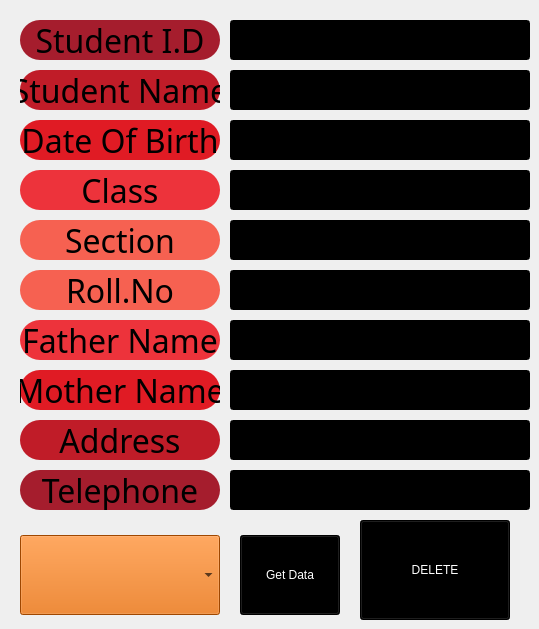
      <widget class="QWidget" name="tab_23">
       <attribute name="title">
        <string>Delete.D.</string>
       </attribute>
       <widget class="QLabel" name="rclassd">
        <property name="geometry">
         <rect>
          <x>20</x>
          <y>170</y>
          <width>200</width>
          <height>40</height>
         </rect>
        </property>
        <property name="font">
         <font>
          <family>Ubuntu Condensed</family>
          <pointsize>24</pointsize>
          <weight>9</weight>
          <italic>false</italic>
          <bold>false</bold>
         </font>
        </property>
        <property name="styleSheet">
         <string notr="true">font: 75 24pt &quot;Ubuntu Condensed&quot;;
color: rgb(0, 0, 0);
border-radius:20px;
background-color: rgb(237, 51, 59);
selection-color: rgb(255, 255, 255);</string>
        </property>
        <property name="text">
         <string>Class</string>
        </property>
        <property name="alignment">
         <set>Qt::AlignCenter</set>
        </property>
       </widget>
       <widget class="QLabel" name="rstudentidd">
        <property name="geometry">
         <rect>
          <x>20</x>
          <y>20</y>
          <width>200</width>
          <height>40</height>
         </rect>
        </property>
        <property name="font">
         <font>
          <family>Ubuntu Condensed</family>
          <pointsize>24</pointsize>
          <weight>9</weight>
          <italic>false</italic>
          <bold>false</bold>
         </font>
        </property>
        <property name="styleSheet">
         <string notr="true">font: 75 24pt &quot;Ubuntu Condensed&quot;;
color: rgb(0, 0, 0);
border-radius:20px;
background-color: rgb(165, 29, 45);
selection-color: rgb(255, 255, 255);</string>
        </property>
        <property name="text">
         <string>Student I.D</string>
        </property>
        <property name="alignment">
         <set>Qt::AlignCenter</set>
        </property>
       </widget>
       <widget class="QLabel" name="rtelephoned">
        <property name="geometry">
         <rect>
          <x>20</x>
          <y>470</y>
          <width>200</width>
          <height>40</height>
         </rect>
        </property>
        <property name="font">
         <font>
          <family>Ubuntu Condensed</family>
          <pointsize>24</pointsize>
          <weight>9</weight>
          <italic>false</italic>
          <bold>false</bold>
         </font>
        </property>
        <property name="styleSheet">
         <string notr="true">font: 75 24pt &quot;Ubuntu Condensed&quot;;
color: rgb(0, 0, 0);
border-radius:20px;
background-color: rgb(165, 29, 45);
selection-color: rgb(255, 255, 255);</string>
        </property>
        <property name="text">
         <string>Telephone</string>
        </property>
        <property name="alignment">
         <set>Qt::AlignCenter</set>
        </property>
       </widget>
       <widget class="QLineEdit" name="father_name_zdaj">
        <property name="geometry">
         <rect>
          <x>230</x>
          <y>320</y>
          <width>300</width>
          <height>40</height>
         </rect>
        </property>
        <property name="styleSheet">
         <string notr="true">color: rgb(255, 255, 255);
background-color: rgb(0, 0, 0);
font: 75 20pt &quot;Ubuntu Condensed&quot;;</string>
        </property>
        <property name="text">
         <string/>
        </property>
        <property name="alignment">
         <set>Qt::AlignCenter</set>
        </property>
       </widget>
       <widget class="QLabel" name="rdateofbirthd">
        <property name="geometry">
         <rect>
          <x>20</x>
          <y>120</y>
          <width>200</width>
          <height>40</height>
         </rect>
        </property>
        <property name="font">
         <font>
          <family>Ubuntu Condensed</family>
          <pointsize>24</pointsize>
          <weight>9</weight>
          <italic>false</italic>
          <bold>false</bold>
         </font>
        </property>
        <property name="styleSheet">
         <string notr="true">font: 75 24pt &quot;Ubuntu Condensed&quot;;
color: rgb(0, 0, 0);
border-radius:20px;
background-color: rgb(224, 27, 36);
selection-color: rgb(255, 255, 255);</string>
        </property>
        <property name="text">
         <string>Date Of Birth</string>
        </property>
        <property name="alignment">
         <set>Qt::AlignCenter</set>
        </property>
       </widget>
       <widget class="QLabel" name="rmothernamed">
        <property name="geometry">
         <rect>
          <x>20</x>
          <y>370</y>
          <width>200</width>
          <height>40</height>
         </rect>
        </property>
        <property name="font">
         <font>
          <family>Ubuntu Condensed</family>
          <pointsize>24</pointsize>
          <weight>9</weight>
          <italic>false</italic>
          <bold>false</bold>
         </font>
        </property>
        <property name="styleSheet">
         <string notr="true">font: 75 24pt &quot;Ubuntu Condensed&quot;;
color: rgb(0, 0, 0);
border-radius:20px;
background-color: rgb(224, 27, 36);
selection-color: rgb(255, 255, 255);</string>
        </property>
        <property name="text">
         <string>Mother Name</string>
        </property>
        <property name="alignment">
         <set>Qt::AlignCenter</set>
        </property>
       </widget>
       <widget class="QLabel" name="rfathernamed">
        <property name="geometry">
         <rect>
          <x>20</x>
          <y>320</y>
          <width>200</width>
          <height>40</height>
         </rect>
        </property>
        <property name="font">
         <font>
          <family>Ubuntu Condensed</family>
          <pointsize>24</pointsize>
          <weight>9</weight>
          <italic>false</italic>
          <bold>false</bold>
         </font>
        </property>
        <property name="styleSheet">
         <string notr="true">font: 75 24pt &quot;Ubuntu Condensed&quot;;
color: rgb(0, 0, 0);
border-radius:20px;
background-color: rgb(237, 51, 59);
selection-color: rgb(255, 255, 255);</string>
        </property>
        <property name="text">
         <string>Father Name</string>
        </property>
        <property name="alignment">
         <set>Qt::AlignCenter</set>
        </property>
       </widget>
       <widget class="QLineEdit" name="date_of_birth_zdaj">
        <property name="geometry">
         <rect>
          <x>230</x>
          <y>120</y>
          <width>300</width>
          <height>40</height>
         </rect>
        </property>
        <property name="styleSheet">
         <string notr="true">color: rgb(255, 255, 255);
background-color: rgb(0, 0, 0);
font: 75 20pt &quot;Ubuntu Condensed&quot;;</string>
        </property>
        <property name="text">
         <string/>
        </property>
        <property name="alignment">
         <set>Qt::AlignCenter</set>
        </property>
       </widget>
       <widget class="QLineEdit" name="mother_name_zdaj">
        <property name="geometry">
         <rect>
          <x>230</x>
          <y>370</y>
          <width>300</width>
          <height>40</height>
         </rect>
        </property>
        <property name="styleSheet">
         <string notr="true">color: rgb(255, 255, 255);
background-color: rgb(0, 0, 0);
font: 75 20pt &quot;Ubuntu Condensed&quot;;</string>
        </property>
        <property name="text">
         <string/>
        </property>
        <property name="alignment">
         <set>Qt::AlignCenter</set>
        </property>
       </widget>
       <widget class="QLabel" name="rstudentnamed">
        <property name="geometry">
         <rect>
          <x>20</x>
          <y>70</y>
          <width>200</width>
          <height>40</height>
         </rect>
        </property>
        <property name="font">
         <font>
          <family>Ubuntu Condensed</family>
          <pointsize>24</pointsize>
          <weight>9</weight>
          <italic>false</italic>
          <bold>false</bold>
         </font>
        </property>
        <property name="styleSheet">
         <string notr="true">font: 75 24pt &quot;Ubuntu Condensed&quot;;
color: rgb(0, 0, 0);
border-radius:20px;
background-color: rgb(192, 28, 40);
selection-color: rgb(255, 255, 255);</string>
        </property>
        <property name="text">
         <string>Student Name</string>
        </property>
        <property name="alignment">
         <set>Qt::AlignCenter</set>
        </property>
       </widget>
       <widget class="QLabel" name="rsectiond">
        <property name="geometry">
         <rect>
          <x>20</x>
          <y>220</y>
          <width>200</width>
          <height>40</height>
         </rect>
        </property>
        <property name="font">
         <font>
          <family>Ubuntu Condensed</family>
          <pointsize>24</pointsize>
          <weight>9</weight>
          <italic>false</italic>
          <bold>false</bold>
         </font>
        </property>
        <property name="styleSheet">
         <string notr="true">font: 75 24pt &quot;Ubuntu Condensed&quot;;
color: rgb(0, 0, 0);
border-radius:20px;
background-color: rgb(246, 97, 81);
selection-color: rgb(255, 255, 255);</string>
        </property>
        <property name="text">
         <string>Section</string>
        </property>
        <property name="alignment">
         <set>Qt::AlignCenter</set>
        </property>
       </widget>
       <widget class="QLineEdit" name="class_zdaj">
        <property name="geometry">
         <rect>
          <x>230</x>
          <y>170</y>
          <width>300</width>
          <height>40</height>
         </rect>
        </property>
        <property name="styleSheet">
         <string notr="true">color: rgb(255, 255, 255);
background-color: rgb(0, 0, 0);
font: 75 20pt &quot;Ubuntu Condensed&quot;;</string>
        </property>
        <property name="text">
         <string/>
        </property>
        <property name="alignment">
         <set>Qt::AlignCenter</set>
        </property>
       </widget>
       <widget class="QLabel" name="raddressd">
        <property name="geometry">
         <rect>
          <x>20</x>
          <y>420</y>
          <width>200</width>
          <height>40</height>
         </rect>
        </property>
        <property name="font">
         <font>
          <family>Ubuntu Condensed</family>
          <pointsize>24</pointsize>
          <weight>9</weight>
          <italic>false</italic>
          <bold>false</bold>
         </font>
        </property>
        <property name="styleSheet">
         <string notr="true">font: 75 24pt &quot;Ubuntu Condensed&quot;;
color: rgb(0, 0, 0);
border-radius:20px;
background-color: rgb(192, 28, 40);
selection-color: rgb(255, 255, 255);</string>
        </property>
        <property name="text">
         <string>Address</string>
        </property>
        <property name="alignment">
         <set>Qt::AlignCenter</set>
        </property>
       </widget>
       <widget class="QLineEdit" name="address_zdaj">
        <property name="geometry">
         <rect>
          <x>230</x>
          <y>420</y>
          <width>300</width>
          <height>40</height>
         </rect>
        </property>
        <property name="styleSheet">
         <string notr="true">color: rgb(255, 255, 255);
background-color: rgb(0, 0, 0);
font: 75 20pt &quot;Ubuntu Condensed&quot;;</string>
        </property>
        <property name="text">
         <string/>
        </property>
        <property name="alignment">
         <set>Qt::AlignCenter</set>
        </property>
       </widget>
       <widget class="QLabel" name="rrollnod">
        <property name="geometry">
         <rect>
          <x>20</x>
          <y>270</y>
          <width>200</width>
          <height>40</height>
         </rect>
        </property>
        <property name="font">
         <font>
          <family>Ubuntu Condensed</family>
          <pointsize>24</pointsize>
          <weight>9</weight>
          <italic>false</italic>
          <bold>false</bold>
         </font>
        </property>
        <property name="styleSheet">
         <string notr="true">font: 75 24pt &quot;Ubuntu Condensed&quot;;
color: rgb(0, 0, 0);
border-radius:20px;
background-color: rgb(246, 97, 81);
selection-color: rgb(255, 255, 255);</string>
        </property>
        <property name="text">
         <string>Roll.No</string>
        </property>
        <property name="alignment">
         <set>Qt::AlignCenter</set>
        </property>
       </widget>
       <widget class="QPushButton" name="btn_delete_e1">
        <property name="geometry">
         <rect>
          <x>360</x>
          <y>520</y>
          <width>150</width>
          <height>100</height>
         </rect>
        </property>
        <property name="styleSheet">
         <string notr="true">background-color: rgb(0, 0, 0);
color: rgb(255, 255, 255);
font: 75 40pt &quot;Ubuntu Condensed&quot;;
</string>
        </property>
        <property name="text">
         <string>DELETE</string>
        </property>
       </widget>
       <widget class="QLineEdit" name="student_name_zdaj">
        <property name="geometry">
         <rect>
          <x>230</x>
          <y>70</y>
          <width>300</width>
          <height>40</height>
         </rect>
        </property>
        <property name="styleSheet">
         <string notr="true">color: rgb(255, 255, 255);
background-color: rgb(0, 0, 0);
font: 75 20pt &quot;Ubuntu Condensed&quot;;</string>
        </property>
        <property name="text">
         <string/>
        </property>
        <property name="alignment">
         <set>Qt::AlignCenter</set>
        </property>
       </widget>
       <widget class="QLineEdit" name="telephone_zdaj">
        <property name="geometry">
         <rect>
          <x>230</x>
          <y>470</y>
          <width>300</width>
          <height>40</height>
         </rect>
        </property>
        <property name="styleSheet">
         <string notr="true">color: rgb(255, 255, 255);
background-color: rgb(0, 0, 0);
font: 75 20pt &quot;Ubuntu Condensed&quot;;</string>
        </property>
        <property name="text">
         <string/>
        </property>
        <property name="alignment">
         <set>Qt::AlignCenter</set>
        </property>
       </widget>
       <widget class="QLineEdit" name="student_id_zdaj">
        <property name="geometry">
         <rect>
          <x>230</x>
          <y>20</y>
          <width>300</width>
          <height>40</height>
         </rect>
        </property>
        <property name="styleSheet">
         <string notr="true">color: rgb(255, 255, 255);
background-color: rgb(0, 0, 0);
font: 75 20pt &quot;Ubuntu Condensed&quot;;</string>
        </property>
        <property name="text">
         <string/>
        </property>
        <property name="alignment">
         <set>Qt::AlignCenter</set>
        </property>
       </widget>
       <widget class="QLineEdit" name="section_zdaj">
        <property name="geometry">
         <rect>
          <x>230</x>
          <y>220</y>
          <width>300</width>
          <height>40</height>
         </rect>
        </property>
        <property name="styleSheet">
         <string notr="true">color: rgb(255, 255, 255);
background-color: rgb(0, 0, 0);
font: 75 20pt &quot;Ubuntu Condensed&quot;;</string>
        </property>
        <property name="text">
         <string/>
        </property>
        <property name="alignment">
         <set>Qt::AlignCenter</set>
        </property>
       </widget>
       <widget class="QLineEdit" name="roll_number_zdaj">
        <property name="geometry">
         <rect>
          <x>230</x>
          <y>270</y>
          <width>300</width>
          <height>40</height>
         </rect>
        </property>
        <property name="styleSheet">
         <string notr="true">color: rgb(255, 255, 255);
background-color: rgb(0, 0, 0);
font: 75 20pt &quot;Ubuntu Condensed&quot;;</string>
        </property>
        <property name="text">
         <string/>
        </property>
        <property name="alignment">
         <set>Qt::AlignCenter</set>
        </property>
       </widget>
       <widget class="QComboBox" name="student_combo_d">
        <property name="geometry">
         <rect>
          <x>20</x>
          <y>535</y>
          <width>200</width>
          <height>80</height>
         </rect>
        </property>
        <property name="styleSheet">
         <string notr="true">color: rgb(0, 0, 0);
background-color: rgb(222, 100, 0);
font: 75 25pt &quot;Ubuntu Condensed&quot;;
selection-color: rgb(255, 255, 255);
selection-background-color: rgb(0, 0, 0);</string>
        </property>
       </widget>
       <widget class="QPushButton" name="btn_delete_e0">
        <property name="geometry">
         <rect>
          <x>240</x>
          <y>535</y>
          <width>100</width>
          <height>80</height>
         </rect>
        </property>
        <property name="styleSheet">
         <string notr="true">background-color: rgb(0, 0, 0);
color: rgb(255, 255, 255);
font: 75 24pt &quot;Ubuntu Condensed&quot;;
</string>
        </property>
        <property name="text">
         <string>Get Data</string>
        </property>
       </widget>
      </widget>
